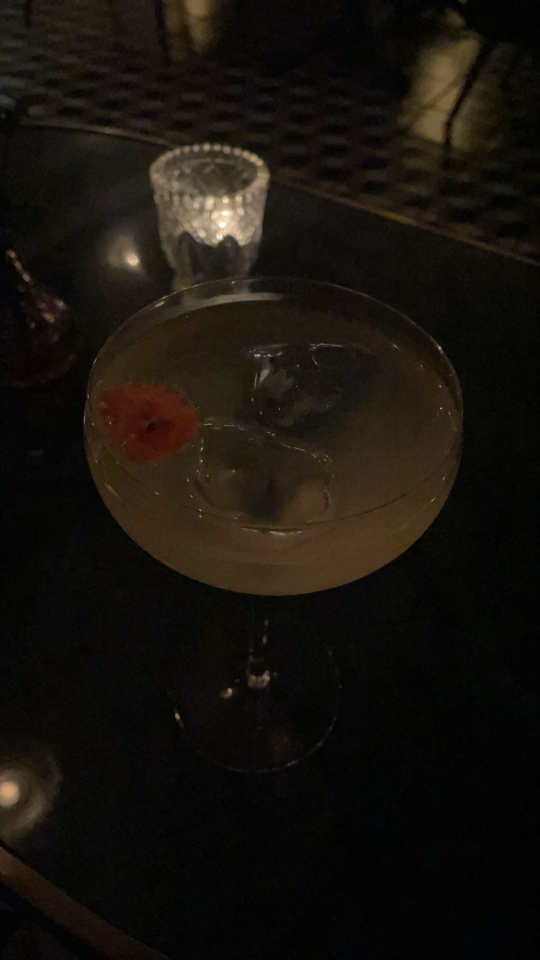
#> input picture Moments/2025-10-15/1.jpeg, 1080 x 1920 px (shown at 1/2 size); its folder holds only this picture in this run
$ python generate_thumbs.py
#> lines starting #> are read from the running program, lines starting #| are printed output that depends on the picture
#!/usr/bin/env python3
"""
Generate WebP thumbnails for Moments images.

Convention:
  Moments/2026-05-19/1.jpeg  ->  Moments/2026-05-19/1.thumb.webp

Skips images that already have a thumbnail unless --force is passed.

Usage:
  pip install Pillow
  python scripts/generate_thumbs.py
  python scripts/generate_thumbs.py --moments-dir Moments --size 300 --quality 82
  python scripts/generate_thumbs.py --force
"""

from __future__ import annotations

import argparse
import sys
from pathlib import Path

try:
    from PIL import Image, ImageOps
except ImportError:
    print("Missing dependency. Install with: pip install Pillow", file=sys.stderr)
    sys.exit(1)

THUMB_MARKER = ".thumb.webp"
IMAGE_EXTENSIONS = {".jpeg", ".jpg", ".png", ".webp", ".gif", ".bmp", ".tiff"}


def repo_root() -> Path:
    return Path(__file__).resolve().parent.parent


def is_source_image(path: Path) -> bool:
    name = path.name.lower()
    if name.endswith(THUMB_MARKER):
        return False
    if path.stem.endswith(".thumb"):
        return False
    return path.suffix.lower() in IMAGE_EXTENSIONS


def thumb_path_for(original: Path) -> Path:
    return original.with_name(f"{original.stem}.thumb.webp")


def save_webp(image: Image.Image, dest: Path, quality: int) -> None:
    dest.parent.mkdir(parents=True, exist_ok=True)
    if image.mode in ("RGBA", "LA") or (image.mode == "P" and "transparency" in image.info):
        image.save(dest, "WEBP", quality=quality, method=6)
    else:
        image.convert("RGB").save(dest, "WEBP", quality=quality, method=6)


def generate_thumb(original: Path, thumb: Path, size: int, quality: int) -> None:
#> called with size = 300, quality = 82
    with Image.open(original) as im:
#> im is the input picture: PIL image 1080x1920 RGB; mean R, G, B 22.6, 18.2, 12.1
        im.load()
        im = ImageOps.exif_transpose(im)
        resized = im.copy()
        resized.thumbnail((size, size), Image.Resampling.LANCZOS)
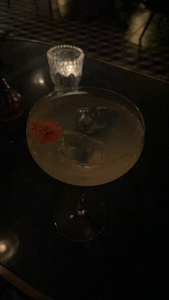
#> resized: PIL image 169x300 RGB; mean R, G, B 22.5, 18.1, 12
        save_webp(resized, thumb, quality)


def iter_source_images(moments_dir: Path):
    for path in sorted(moments_dir.rglob("*")):
        if path.is_file() and is_source_image(path):
            yield path


def main() -> int:
    parser = argparse.ArgumentParser(description="Generate WebP thumbnails for Moments images.")
    parser.add_argument(
        "--moments-dir",
        type=Path,
        default=repo_root() / "Moments",
        help="Directory containing moment images (default: ./Moments)",
    )
    parser.add_argument(
        "--size",
        type=int,
        default=300,
        help="Max width/height of thumbnail in pixels (default: 300)",
    )
    parser.add_argument(
        "--quality",
        type=int,
        default=82,
        help="WebP quality 1-100 (default: 82)",
    )
    parser.add_argument(
        "--force",
        action="store_true",
        help="Regenerate thumbnails even if they already exist",
    )
    args = parser.parse_args()

    moments_dir = args.moments_dir.resolve()
    if not moments_dir.is_dir():
        print(f"Moments directory not found: {moments_dir}", file=sys.stderr)
        return 1

    created = 0
    skipped = 0
    failed = 0

    for original in iter_source_images(moments_dir):
        thumb = thumb_path_for(original)
        if thumb.exists() and not args.force:
            skipped += 1
            continue

        try:
            generate_thumb(original, thumb, args.size, args.quality)
            created += 1
            print(f"created: {thumb.relative_to(moments_dir.parent)}")
        except Exception as exc:  # noqa: BLE001 - report and continue batch
            failed += 1
            print(f"failed:  {original} ({exc})", file=sys.stderr)
#> pass 2 of the loop in main, `for original in iter_source_images(moments_dir):`:
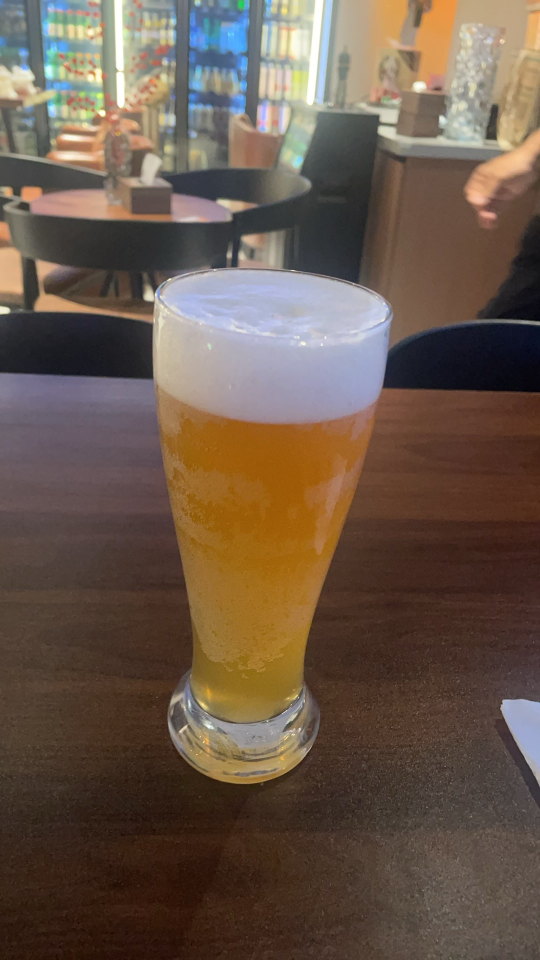
#> input picture Moments/2025-10-16/1.jpeg, 1080 x 1920 px (shown at 1/2 size)
#> in generate_thumb, im is the input picture: PIL image 1080x1920 RGB; mean R, G, B 106.1, 88.5, 74.8
#> in generate_thumb (call 2), `resized.thumbnail((size, size), Image.Resampling.LANCZOS)`:
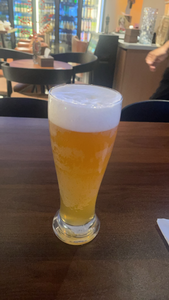
#> resized: PIL image 169x300 RGB; mean R, G, B 106, 88.4, 74.7

    print(
        f"\nDone. created={created}, skipped={skipped}, failed={failed}, "
        f"size={args.size}px, quality={args.quality}"
    )
    return 1 if failed else 0


if __name__ == "__main__":
    raise SystemExit(main())
#> (the program exits here)
